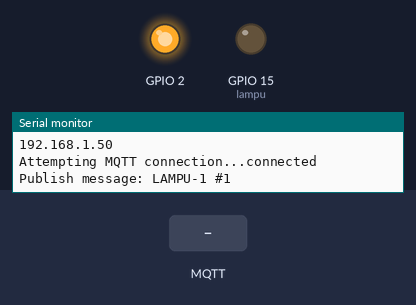
Recording of a sketch running on a simulated ESP8266 (NodeMCU). Parts: output pins drawn as LEDs (lit = HIGH), the last lines printed to the serial monitor. Inputs (shaded band) come from the test bench. WiFi joins after 1.5 s; servers stay silent unless stated; no MQTT or app messages arrive unless stated.

Above: at 2.7 s.
2.8 s: MQTT message "1" arrives on the first subscribed topic
At 3.3 s:
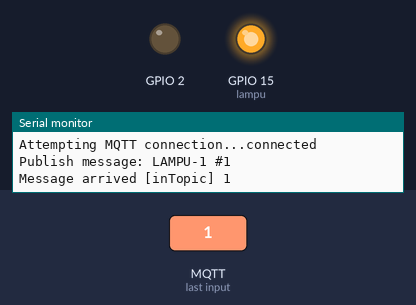
4.3 s: MQTT message "0" arrives on the first subscribed topic
At 5.7 s:
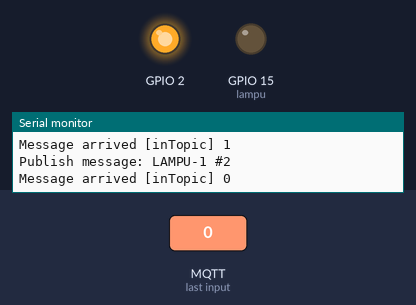
Timing chart, 0 to 7.3 s (numbered marks = the images above; inputs shaded):
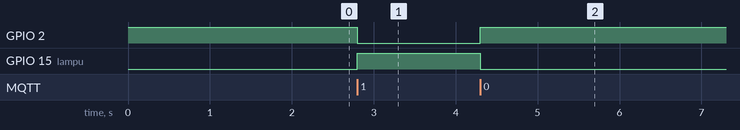

Measured:
- after the input at 2.8 s, GPIO 2: HIGH → LOW at once; GPIO 15 (lampu): LOW → HIGH at once
- after the input at 4.3 s, GPIO 2: LOW → HIGH at once; GPIO 15 (lampu): HIGH → LOW at once

The sketch:

lampu1.ino
```cpp
/*
 Basic ESP8266 MQTT example

 This sketch demonstrates the capabilities of the pubsub library in combination
 with the ESP8266 board/library.

 It connects to an MQTT server then:
  - publishes "hello world" to the topic "outTopic" every two seconds
  - subscribes to the topic "inTopic", printing out any messages
    it receives. NB - it assumes the received payloads are strings not binary
  - If the first character of the topic "inTopic" is an 1, switch ON the ESP Led,
    else switch it off

 It will reconnect to the server if the connection is lost using a blocking
 reconnect function. See the 'mqtt_reconnect_nonblocking' example for how to
 achieve the same result without blocking the main loop.

 To install the ESP8266 board, (using Arduino 1.6.4+):
  - Add the following 3rd party board manager under "File -> Preferences -> Additional Boards Manager URLs":
       http://arduino.esp8266.com/stable/package_esp8266com_index.json
  - Open the "Tools -> Board -> Board Manager" and click install for the ESP8266"
  - Select your ESP8266 in "Tools -> Board"

*/

#include <ESP8266WiFi.h>
#include <PubSubClient.h>

// Update these with values suitable for your network.

const char* ssid = "Miskin";
const char* password = "1234567890";
const char* mqtt_server = "94.177.202.105";
int local = 1;
WiFiClient espClient;
PubSubClient client(espClient);
long lastMsg = 0;
char msg[50];
int value = 0;
int lampu = 15;

void setup() {
  pinMode(BUILTIN_LED, OUTPUT);    // Initialize the BUILTIN_LED pin as an output
  pinMode(lampu, OUTPUT);
  digitalWrite(BUILTIN_LED, HIGH);
  digitalWrite(lampu,LOW);
  Serial.begin(115200);
  setup_wifi();
  client.setServer(mqtt_server, 8883);
  client.setCallback(callback);

}

void setup_wifi() {

  delay(10);
  // We start by connecting to a WiFi network
  Serial.println();
  Serial.print("Connecting to ");
  Serial.println(ssid);

  WiFi.begin(ssid, password);

  while (WiFi.status() != WL_CONNECTED) {
    delay(500);
    Serial.print(".");
  }

  Serial.println("");
  Serial.println("WiFi connected");
  Serial.println("IP address: ");
  Serial.println(WiFi.localIP());
}

void callback(char* topic, byte* payload, unsigned int length) {
  Serial.print("Message arrived [");
  Serial.print(topic);
  Serial.print("] ");
  for (int i = 0; i < length; i++) {
    Serial.print((char)payload[i]);
  }
  Serial.println();

  // Switch on the LED if an 1 was received as first character
  if ((char)payload[0] == '1') {
    digitalWrite(BUILTIN_LED, LOW);   // Turn the LED on (Note that LOW is the voltage level
    digitalWrite(lampu,HIGH);
    // but actually the LED is on; this is because
    // it is acive low on the ESP-01)
  }
  else {
    digitalWrite(BUILTIN_LED, HIGH);  // Turn the LED off by making the voltage HIGH
    digitalWrite(lampu,LOW);
  }

}

void reconnect() {
  // Loop until we're reconnected
  while (!client.connected()) {
    Serial.print("Attempting MQTT connection...");
    // Attempt to connect
    if (client.connect("Lampu1","testuser","testpassword")) {
      Serial.println("connected");
      // Once connected, publish an announcement...
      client.publish("outTopic", "Connect LAMPU-1");
      // ... and resubscribe
      client.subscribe("inTopic");
    } else {
      local=(local+1)%2;
      if(local == 0){
        Serial.println("sementara mati lampu nyala");
        digitalWrite(lampu,HIGH);
      }else{
        Serial.println("sementara mati lampu mati");
        digitalWrite(lampu,LOW);
      }
      Serial.print("failed, rc=");
      Serial.print(client.state());
      Serial.println(" try again in 5 seconds");
      // Wait 5 seconds before retrying
      delay(5000);
    }
  }
}
void loop() {

  if (!client.connected()) {
    reconnect();
  }
  client.loop();

  long now = millis();
  if (now - lastMsg > 2000) {
    lastMsg = now;
    ++value;
    snprintf (msg, 75, "LAMPU-1 #%ld", value);
    Serial.print("Publish message: ");
    Serial.println(msg);
    client.publish("outTopic", msg);
  }
}
```
